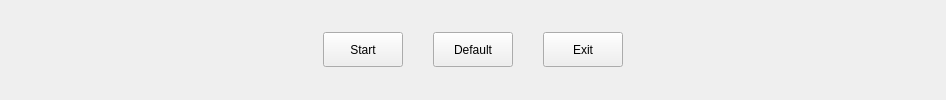
         <widget class="QWidget" name="widget_2" native="true">
          <property name="minimumSize">
           <size>
            <width>0</width>
            <height>50</height>
           </size>
          </property>
          <layout class="QHBoxLayout" name="horizontalLayout_26">
           <property name="spacing">
            <number>30</number>
           </property>
           <property name="leftMargin">
            <number>0</number>
           </property>
           <property name="topMargin">
            <number>0</number>
           </property>
           <property name="rightMargin">
            <number>0</number>
           </property>
           <property name="bottomMargin">
            <number>0</number>
           </property>
           <item>
            <spacer name="horizontalSpacer_3">
             <property name="orientation">
              <enum>Qt::Horizontal</enum>
             </property>
             <property name="sizeHint" stdset="0">
              <size>
               <width>323</width>
               <height>20</height>
              </size>
             </property>
            </spacer>
           </item>
           <item>
            <widget class="QPushButton" name="btn_start_matrix">
             <property name="minimumSize">
              <size>
               <width>0</width>
               <height>35</height>
              </size>
             </property>
             <property name="text">
              <string>Start</string>
             </property>
            </widget>
           </item>
           <item>
            <widget class="QPushButton" name="btn_default">
             <property name="minimumSize">
              <size>
               <width>0</width>
               <height>35</height>
              </size>
             </property>
             <property name="text">
              <string>Default</string>
             </property>
            </widget>
           </item>
           <item>
            <widget class="QPushButton" name="btn_exit_matrix">
             <property name="minimumSize">
              <size>
               <width>0</width>
               <height>35</height>
              </size>
             </property>
             <property name="text">
              <string>Exit</string>
             </property>
            </widget>
           </item>
           <item>
            <spacer name="horizontalSpacer_4">
             <property name="orientation">
              <enum>Qt::Horizontal</enum>
             </property>
             <property name="sizeHint" stdset="0">
              <size>
               <width>323</width>
               <height>20</height>
              </size>
             </property>
            </spacer>
           </item>
          </layout>
         </widget>
